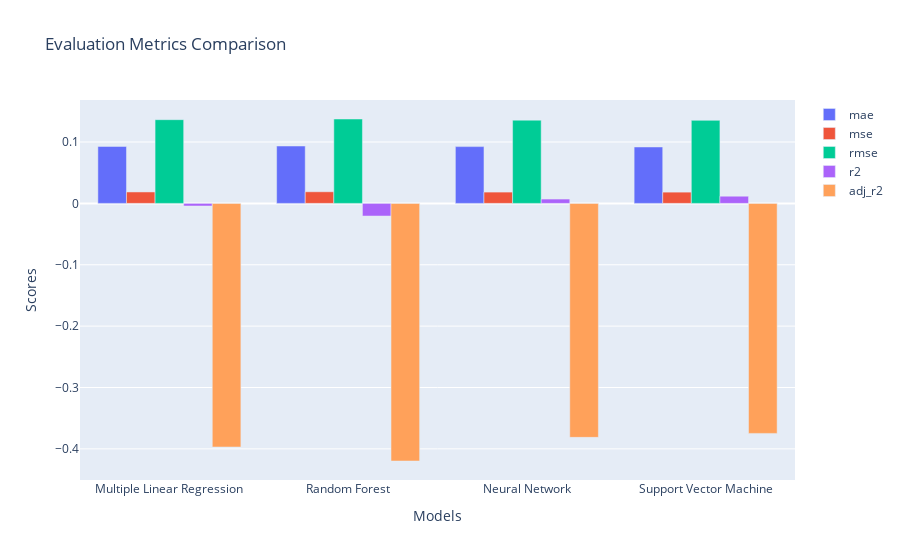

Notebook source saved alongside this figure:
### Code cell
# Extracting model names and metric scores
model_names = [d['model'] for d in regression_stats_test]
metric_labels = list(regression_stats_test[0].keys())[1:]
metric_scores = {metric: [d[metric] for d in regression_stats_test] for metric in metric_labels}

# Plotting the bar chart
fig = go.Figure()

for metric in metric_labels:
    fig.add_trace(go.Bar(
        x=model_names,
        y=metric_scores[metric],
        name=metric
    ))

# Updating the layout
fig.update_layout(
    title='Evaluation Metrics Comparison',
    xaxis_title='Models',
    yaxis_title='Scores',
    barmode='group'
)

# Display the plot
fig.show()

### Figure 1 — Plotly figure (JSON) as saved in the notebook; plotly's stock layout.template omitted (floating-point values rounded to 4 significant figures)
{"data": [{"name": "mae", "type": "bar", "x": ["Multiple Linear Regression", "Random Forest", "Neural Network", "Support Vector Machine"], "y": [0.09281, 0.09349, 0.09249, 0.0919]}, {"name": "mse", "type": "bar", "x": ["Multiple Linear Regression", "Random Forest", "Neural Network", "Support Vector Machine"], "y": [0.0186, 0.0189, 0.01839, 0.0183]}, {"name": "rmse", "type": "bar", "x": ["Multiple Linear Regression", "Random Forest", "Neural Network", "Support Vector Machine"], "y": [0.1364, 0.1375, 0.1356, 0.1353]}, {"name": "r2", "type": "bar", "x": ["Multiple Linear Regression", "Random Forest", "Neural Network", "Support Vector Machine"], "y": [-0.004275, -0.02064, 0.007059, 0.01167]}, {"name": "adj_r2", "type": "bar", "x": ["Multiple Linear Regression", "Random Forest", "Neural Network", "Support Vector Machine"], "y": [-0.397, -0.4198, -0.3812, -0.3748]}], "layout": {"barmode": "group", "title": {"text": "Evaluation Metrics Comparison"}, "xaxis": {"title": {"text": "Models"}}, "yaxis": {"title": {"text": "Scores"}}}}
